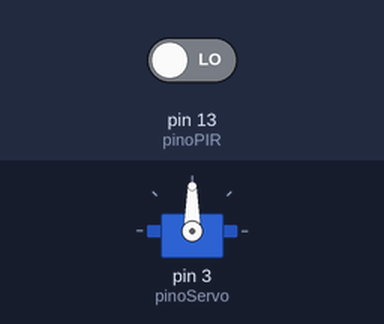
The sketch below on a simulated Arduino Uno, built with avr-gcc and run on an emulated ATmega328P. Shown: servo. The test bench sets the inputs (shaded band); at power-on: pin 13 (pinoPIR) LOW. The local clock reads 2024-03-15 10:24:30 at power-on unless the sketch sets it; what the sketch prints to the serial monitor is not drawn.

Above: at 4.8 s.
4.9 s: pin 13 (pinoPIR) driven HIGH
At 6.4 s:
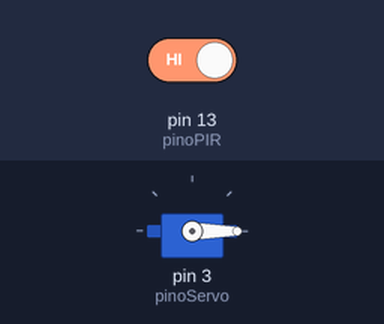
7.6 s: pin 13 (pinoPIR) driven LOW
At 11.5 s:
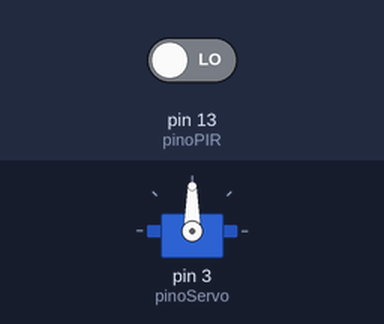
Timing chart, 0 to 13.0 s (numbered marks = the images above; inputs shaded):
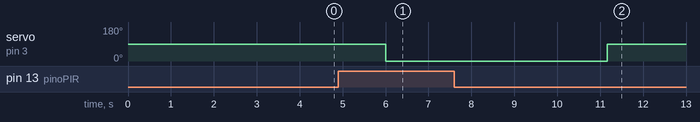

Measured:
- after the input at 4.9 s, servo on pin 3 (pinoServo): 90° → 0° after 1.1 s
- after the input at 7.6 s, servo on pin 3 (pinoServo): 0° → 90° after 3.6 s

The sketch:

prototipo01_Saida.ino
```cpp
/* PROTOTIPO (SAIDA)
Link: https://wokwi.com/arduino/projects/309471439959884353
  ou  https://wokwi.com/arduino/projects/309823083489788480

# REFERENCIAS:
- Bibliotecas:
    1. Para gerar Qrcode: qrcode (Autor: Richard Moore)
    2. Para o Display: Adafruit_SSD1306 (Autor: Adafruit)
    3. Para o Módulo RTC ds1307: RTClib (Autor: Adafruit)

- Modelos Base:
    1. Dynamic QRcode on ssd1306-big-sram.ino (https://wokwi.com/arduino/projects/301360621680591373)
    2. ds1307-basic.ino (https://wokwi.com/arduino/projects/305979285237137984)
*/

#include <Adafruit_SSD1306.h>
#include <qrcode.h>
#include <Servo.h>
#include <stdlib.h>
#include <string.h>
#include <math.h>
#include <stdio.h>
#include "RTClib.h"

const int pinoPIR = 13;    // Pino do sensor PIR

const int pinoServo = 3;   // Pino do motor Servo
Servo cancela;             // Objeto da classe Servo
int posicao_cancela = 0;   // Posição Servo (posiçao "cancela abaixada" )

RTC_DS1307 rtc;          // Objeto da classe RTC_DS1307
int horaS, minutoS;
char hora02[3], minuto02[3];

const char MESSAGE_DA_SAIDA = "Apresente esse QrCode (Ticket) na Saida.";
const char* INF_TICKET_BASE = {"Valor pago: 15\nPermanecia: 25 min\n"};
char* INF_TICKET;
QRCode qrcode; // A estrutura para gerenciar o código QR


void setup() {
  Serial.begin(9600);
  pinMode(pinoPIR, INPUT); // Pino de Entrada
  cancela.attach(pinoServo);
  cancela.write(posicao_cancela);

  if (! rtc.begin()) {
    Serial.println("Não foi possível encontrar RTC");
    Serial.flush();
    abort();
  }

}

void loop() {

 if(digitalRead(pinoPIR) == HIGH){ // SE A LEITURA DO pinoPIR FOR IGUAL A HIGH -> UM CARRO FOI DETECTADO!
    posicao_cancela = 0; // posiçao "cancela aberta/levantada "
    cancela.write(posicao_cancela);

    // Obtendo a Data e Hora Atual:
    DateTime dhAtual = rtc.now();
    horaS = dhAtual.hour();
    minutoS = dhAtual.minute();

    // char * itoa (valor int, char * str, base int); (converte int p/ char)

    itoa(horaS, hora02, 10);
    itoa(minutoS, minuto02, 10);

    //Serial.print(diasDaSemana[dhAtual.dayOfTheWeek()]);
    //Serial.println(mes);
    //Serial.print(mes01);

    // Concatenando e formando a mensagem que será convertida em Qrcode:
    char* INF_TICKET = concat(INF_TICKET_BASE, hora02);
    INF_TICKET = concat(INF_TICKET, ":");
    INF_TICKET = concat(INF_TICKET, minuto02);

    // o Qrcode com os dados do Ticket deve ser exibido no Monitor serial (que seria como a tela do celular do usuario)
    Serial.println("QRcode apresentado pelo usuário na saída");
    mostrarQrCode(INF_TICKET);
    delay(1000);  // aumente para ter mais tempo para mostrar o Qrcode no Monitor


 }else{  // SE A LEITURA DO pinoPIR FOR IGUAL A LOW -> NENHUM CARRO FOI DETECTADO!
    posicao_cancela = 90; // posiçao "cancela levantada"
    cancela.write(posicao_cancela);
    delay(2000);

 }

}

// Função para exibir o Qr code + mesagem na tela no Monitor Serial:
void mostrarQrCode(const char* Qrcode_mensagem) {
  // Criar o Qrcode
  uint8_t qrcodeData[qrcode_getBufferSize(3)];
  qrcode_initText(&qrcode, qrcodeData, 3, 0,Qrcode_mensagem);

  // Exibir no Monitor Serial: der pause!!!
   // Zona calma superior
    Serial.print("\n\n\n\n");

    for (uint8_t y = 0; y < qrcode.size; y++) {

        // Saiu da zona sossegada
        Serial.print("        ");

        // Cada módulo horizontal
        for (uint8_t x = 0; x < qrcode.size; x++) {

            // Imprima cada módulo (UTF-8 \ u2588 é um bloco sólido)
            Serial.print(qrcode_getModule(&qrcode, x, y) ? "\u2588\u2588": "  ");

        }

        Serial.print("\n");
    }

  // Zona tranquila inferior
  Serial.print("\n\n\n\n");
}

// Função para concatenar :
char* concat(char *s1, char *s2)
{
    char *result = malloc(strlen(s1) + strlen(s2) + 1); // +1 para o terminador nulo
    // em código real, você verificaria erros no malloc aqui
    strcpy(result, s1);
    strcat(result, s2);
    return result;
}
```
